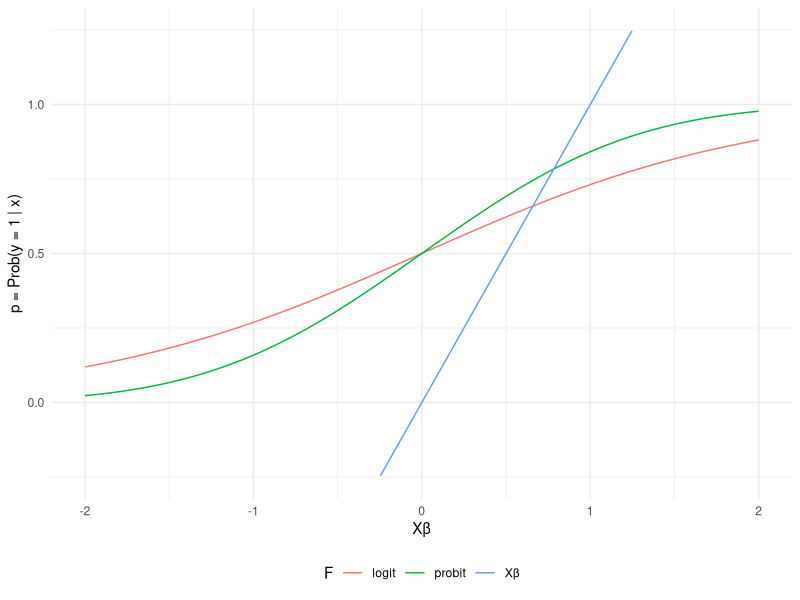
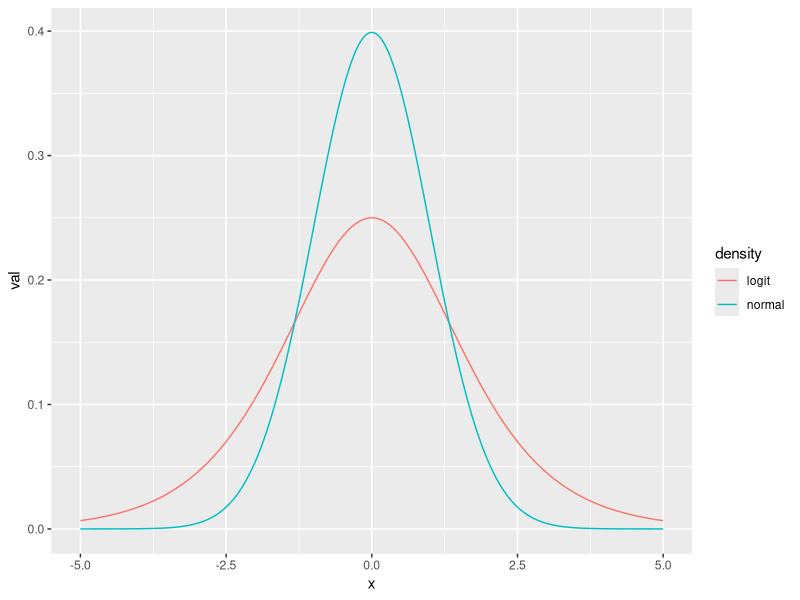

Reproduce these figures in R, in order.
## ---- chunk 1

library(tidyverse)

tibble(
  x = seq(-2, 2, length = 1000),
  logit = plogis(x),
  probit = pnorm(x),
  `Xβ` = x
) %>% 
  gather("F", "val", -x) %>% 
  ggplot(aes(x, val, color = F)) +
  geom_line() +
  theme_minimal() +
  labs(x = "Xβ", y = "p = Prob(y = 1 | x)") +
  theme(legend.position = "bottom") +
  ylim(-0.25,1.25)


tibble(
  x = seq(-5, 5, length = 1000),
  logit = dlogis(x),
  normal = dnorm(x)
) %>% 
  gather("density", "val", -x) %>% 
  ggplot(aes(x, val, color = density)) +
  geom_line() 
## ---- chunk 2

n <- 10000
x <- runif(n, -5, 5)
p <- plogis(0.1 + 0.2*x)
X <- cbind(1, x)
y <- sapply(p, rbinom, size = 1, n = 1)

binary_choice_MLE <- function(y, X, Fun){
  K <- ncol(X)
  
  # define negative log-likelihood
  neg_LL <- function(beta) {
    -sum(y*log(Fun(X %*% beta)) + (1-y)*log(1 - Fun(X %*% beta)))
  }
  
  # minimize neg_LL
  mle <- optim(
    par = rep(0,K), 
    fn = neg_LL,
    hessian = TRUE, 
    control = list(reltol = 1e-8)
  )
  
  # access mle parameter and SEs from optimization
  beta_hat <- mle$par
  var_hat <- solve(mle$hessian)
  se_hat <- sqrt(diag(var_hat))
  
  #calculate z score, CI, and p-val
  z <- beta_hat/se_hat
  lower_CI <- beta_hat - pnorm(0.975)*se_hat
  upper_CI <- beta_hat + pnorm(0.975)*se_hat
  p_val <- 2*(1 - pnorm(z))
  
  #combine everything into one table to return
  output <- cbind(beta_hat, se_hat, z, lower_CI, upper_CI, p_val)
  rownames(output) <- paste("β", 1:K, sep = "")
  colnames(output) <- c("Estimate", "Std.Error", "z-Stat", "Lower 95% CI", "Upper 95% CI", "p-Value")
  return(output)
}


binary_choice_MLE(y, X, plogis) 
glm(y ~ x, family = "binomial") %>% summary()
lm(y ~ x)
